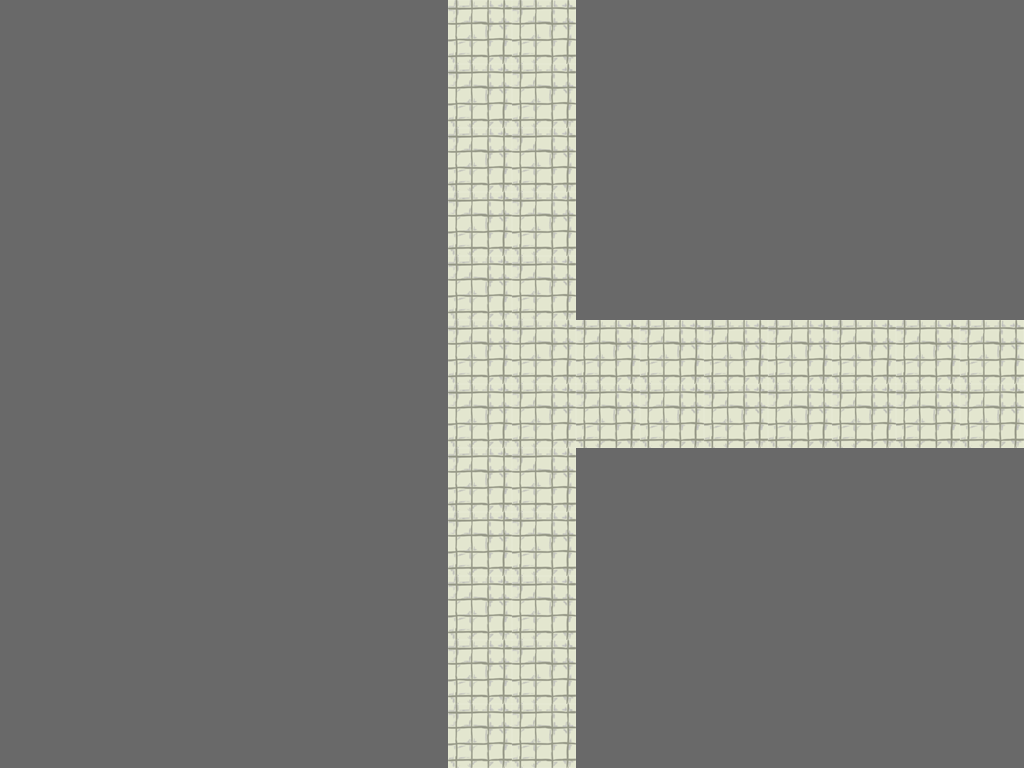

Rendered tile map (Tiled .tmx) drawn with the repository's tilesets; below, a short description and the full map source, tile grids included:
An orthogonal 16x12 tile map with 64x64 px tiles, 1 tile layer (Tiles) and 3 objects (3x Door).

<map version="1.0" orientation="orthogonal" width="16" height="12" tilewidth="64" tileheight="64">
 <tileset firstgid="1" name="tileset" tilewidth="64" tileheight="64">
  <image source="../TileSets/tileset.png" width="384" height="192" />
  <tile id="0">
   <properties>
    <property name="walkCost" value="100" />
   </properties>
  </tile>
  <tile id="1">
   <properties>
    <property name="walkCost" value="100" />
   </properties>
  </tile>
  <tile id="6">
   <properties>
    <property name="walkCost" value="100" />
   </properties>
  </tile>
 </tileset>
 <layer name="Tiles" width="16" height="12">
  <data>
   <tile gid="8" />
   <tile gid="8" />
   <tile gid="8" />
   <tile gid="8" />
   <tile gid="8" />
   <tile gid="8" />
   <tile gid="8" />
   <tile gid="1" />
   <tile gid="1" />
   <tile gid="8" />
   <tile gid="8" />
   <tile gid="8" />
   <tile gid="8" />
   <tile gid="8" />
   <tile gid="8" />
   <tile gid="8" />
   <tile gid="8" />
   <tile gid="8" />
   <tile gid="8" />
   <tile gid="8" />
   <tile gid="8" />
   <tile gid="8" />
   <tile gid="8" />
   <tile gid="1" />
   <tile gid="1" />
   <tile gid="8" />
   <tile gid="8" />
   <tile gid="8" />
   <tile gid="8" />
   <tile gid="8" />
   <tile gid="8" />
   <tile gid="8" />
   <tile gid="8" />
   <tile gid="8" />
   <tile gid="8" />
   <tile gid="8" />
   <tile gid="8" />
   <tile gid="8" />
   <tile gid="8" />
   <tile gid="1" />
   <tile gid="1" />
   <tile gid="8" />
   <tile gid="8" />
   <tile gid="8" />
   <tile gid="8" />
   <tile gid="8" />
   <tile gid="8" />
   <tile gid="8" />
   <tile gid="8" />
   <tile gid="8" />
   <tile gid="8" />
   <tile gid="8" />
   <tile gid="8" />
   <tile gid="8" />
   <tile gid="8" />
   <tile gid="1" />
   <tile gid="1" />
   <tile gid="8" />
   <tile gid="8" />
   <tile gid="8" />
   <tile gid="8" />
   <tile gid="8" />
   <tile gid="8" />
   <tile gid="8" />
   <tile gid="8" />
   <tile gid="8" />
   <tile gid="8" />
   <tile gid="8" />
   <tile gid="8" />
   <tile gid="8" />
   <tile gid="8" />
   <tile gid="1" />
   <tile gid="1" />
   <tile gid="8" />
   <tile gid="8" />
   <tile gid="8" />
   <tile gid="8" />
   <tile gid="8" />
   <tile gid="8" />
   <tile gid="8" />
   <tile gid="8" />
   <tile gid="8" />
   <tile gid="8" />
   <tile gid="8" />
   <tile gid="8" />
   <tile gid="8" />
   <tile gid="8" />
   <tile gid="1" />
   <tile gid="1" />
   <tile gid="1" />
   <tile gid="1" />
   <tile gid="1" />
   <tile gid="1" />
   <tile gid="1" />
   <tile gid="1" />
   <tile gid="1" />
   <tile gid="8" />
   <tile gid="8" />
   <tile gid="8" />
   <tile gid="8" />
   <tile gid="8" />
   <tile gid="8" />
   <tile gid="8" />
   <tile gid="1" />
   <tile gid="1" />
   <tile gid="1" />
   <tile gid="1" />
   <tile gid="1" />
   <tile gid="1" />
   <tile gid="1" />
   <tile gid="1" />
   <tile gid="1" />
   <tile gid="8" />
   <tile gid="8" />
   <tile gid="8" />
   <tile gid="8" />
   <tile gid="8" />
   <tile gid="8" />
   <tile gid="8" />
   <tile gid="1" />
   <tile gid="1" />
   <tile gid="8" />
   <tile gid="8" />
   <tile gid="8" />
   <tile gid="8" />
   <tile gid="8" />
   <tile gid="8" />
   <tile gid="8" />
   <tile gid="8" />
   <tile gid="8" />
   <tile gid="8" />
   <tile gid="8" />
   <tile gid="8" />
   <tile gid="8" />
   <tile gid="8" />
   <tile gid="1" />
   <tile gid="1" />
   <tile gid="8" />
   <tile gid="8" />
   <tile gid="8" />
   <tile gid="8" />
   <tile gid="8" />
   <tile gid="8" />
   <tile gid="8" />
   <tile gid="8" />
   <tile gid="8" />
   <tile gid="8" />
   <tile gid="8" />
   <tile gid="8" />
   <tile gid="8" />
   <tile gid="8" />
   <tile gid="1" />
   <tile gid="1" />
   <tile gid="8" />
   <tile gid="8" />
   <tile gid="8" />
   <tile gid="8" />
   <tile gid="8" />
   <tile gid="8" />
   <tile gid="8" />
   <tile gid="8" />
   <tile gid="8" />
   <tile gid="8" />
   <tile gid="8" />
   <tile gid="8" />
   <tile gid="8" />
   <tile gid="8" />
   <tile gid="1" />
   <tile gid="1" />
   <tile gid="8" />
   <tile gid="8" />
   <tile gid="8" />
   <tile gid="8" />
   <tile gid="8" />
   <tile gid="8" />
   <tile gid="8" />
   <tile gid="8" />
   <tile gid="8" />
   <tile gid="8" />
   <tile gid="8" />
   <tile gid="8" />
   <tile gid="8" />
   <tile gid="8" />
   <tile gid="1" />
   <tile gid="1" />
   <tile gid="8" />
   <tile gid="8" />
   <tile gid="8" />
   <tile gid="8" />
   <tile gid="8" />
   <tile gid="8" />
   <tile gid="8" />
  </data>
 </layer>
 <objectgroup name="Objects" width="16" height="12">
  <object name="DoorYellow" type="Door" x="480" y="696" width="64" height="64">
   <properties>
    <property name="direction" value="down" />
    <property name="locked" value="0" />
   </properties>
  </object>
  <object name="DoorYellow" type="Door" x="951" y="348" width="64" height="64">
   <properties>
    <property name="direction" value="right" />
    <property name="locked" value="0" />
   </properties>
  </object>
  <object name="DoorYellow" type="Door" x="475" y="17" width="64" height="64">
   <properties>
    <property name="direction" value="up" />
    <property name="locked" value="0" />
   </properties>
  </object>
 </objectgroup>
</map>
